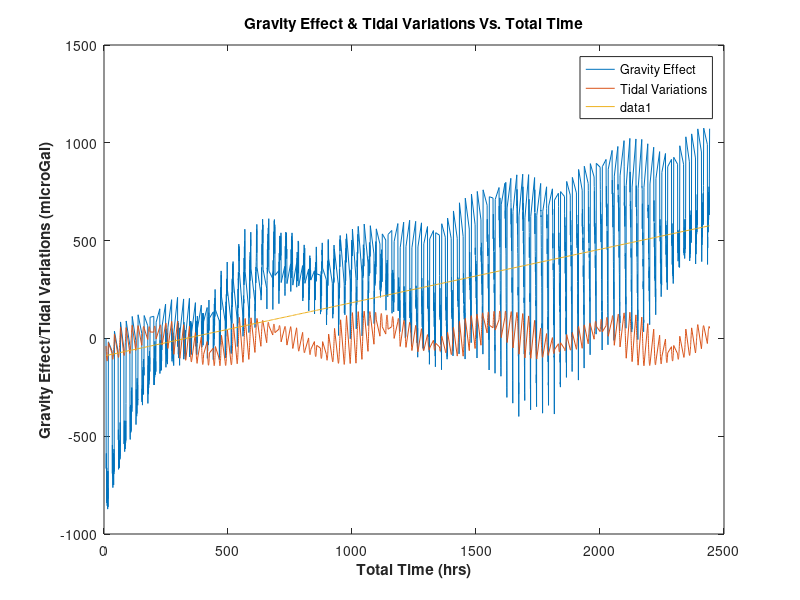
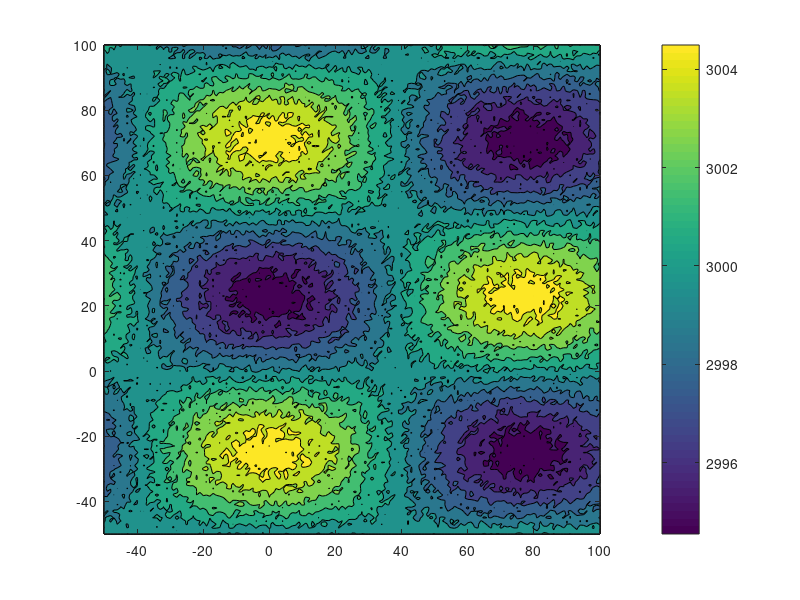

Source code (MATLAB) for these figures, in order: (Note: this script raises an error after producing the figures.)
%GOPH 547
%Ye Sun
%Safian Omar Qureshi
%ID: 10086638
%Collaberated with Tian Yu, Younghwan Ryan Ok, Ahtisham Mohummad 

clear;
clc;
load('goph_547_lab_2_data_w2017.mat')

%% Data Preperation 
% Q1 - Q7

gz_sd=grav_survey_data(:,8); %observed gravity )in microgals) 
gz_sd(1)=0; %equating g(1) to zero

total_time=grav_survey_data(:,4); %total time of g in survey

dg_tide = grav_survey_data(:,9); %tidal variations 

p=polyfit(total_time,gz_sd,1); %finding m and b values for linear equation relationship
yval=polyval(p,total_time); %making y values 


figure %plotting gravities, tide variations and linear relation
plot(total_time,gz_sd);
title('Gravity Effect & Tidal Variations Vs. Total Time','fontweight','bold')
xlabel('Total Time (hrs)','fontweight','bold')
ylabel('Gravity Effect/Tidal Variations (microGal)','fontweight','bold')
hold on;
plot(total_time,dg_tide);
legend('Gravity Effect','Tidal Variations')
hold on;
plot(total_time,yval)
%%
%Q2

max_z=max(max(Zt)); %finding min/max of Z
min_z=min(min(Zt));

figure %plot elevation change of terrain in survey region
contourf(Xt,Yt,Zt);
h_c=colorbar; %add colorbar
cmap = flipud(colormap('parula'));
colormap(cmap);
title('Contour plot for terrain survey data','fontweight','bold');
xlabel('Easting (km)','fontweight','bold'); %adding label axis title etc
ylabel('Northing (km)','fontweight','bold');
ylabel(h_c,'Elevation (m)','fontweight','bold');

z_datum=mean(Zt(:)); %datum elevation is mean elevation for bougeur, freeair
min_z=min(min(Zt));
max_z=max(max(Zt)); %finding min/max

%Q3

x=grav_survey_data(:,5); % Extracting x,y, z data
y=grav_survey_data(:,6);
z=grav_survey_data(:,7);

x_sort=[x,y,z]; % creating 3 column matrix
[x_sort,ind_sort]=sortrows(x_sort,[1,2]); % sorting the matrix

%Q4

[x_sort,ind_uniq]=unique(x_sort,'rows','legacy'); %extrating unique entries from sorted matrix earlier

%Q5

Xg=x_sort(:,1); %storing columns x_sort as three separate column vectors Xg, Yg Zg
Yg=x_sort(:,2); 
Zg=x_sort(:,3);

Ny=sqrt(size(Xg,1)); % verifying the number of grid points in lists is square number
Nx=Ny;

%Q6
Xg = reshape(Xg,Nx,Ny); %generate X, Y, Z grids similar to grids created by meshgrid
Yg = reshape(Yg,Nx,Ny);
Zg = reshape(Zg,Nx,Ny);

Xg2 = (0:50); Yg2 = (0:50); %% verify above matixes are identical to produced below
[Xg2,Yg2] = meshgrid(Xg2,Yg2); % in the workspace, if you compare Xg to Xg_2 & Yg to Yg_2, one can see they are identical. 

%%
%Q7

g_corr=gz_sd;
g_raw = g_corr;
g_raw(1)=g_corr(1);
l=length(g_raw);

for i=2:l
    g_raw(i)= g_raw(1)+g_raw(i);
end

g_raw=g_raw(ind_sort);% extracting the sorted data
g_raw=g_raw(ind_uniq);% extracting the unique data 
g_raw=reshape(g_raw,[Nx Ny]);% turning the data into a grid 

figure
contourf(Xg,Yg,g_raw);
h_c=colorbar; %add colarbar
cmap = flipud(colormap('parula'));
colormap(cmap);
title('Raw Gravity data');
xlabel('Easting (km)', 'fontweight','bold');
ylabel('Northing (km)', 'fontweight','bold');
ylabel(h_c,'Gravity (microGal)','fontweight','bold');

%% Normal Gravity Corrections
% Q8
lat=49.1286;
ge_IGF=9.7803253359;
e_const=0.00669437999013;
k_const=0.00193185265241;
rad=lat*(pi/180);
gt=ge_IGF*((1+k_const*(sin(rad))^2)/sqrt(1-e_const*(sin(rad))^2));
gt=gt*10^8;% convert from m/s2 to microGal
g_corr(1)=g_corr(1)-gt;


% Q9
g_norm=g_corr;
l=length(g_norm);

for i=2:l
    g_norm(i)= g_norm(1)+g_norm(i);
end

g_norm=g_norm(ind_sort);% extracting the sorted data
g_norm=g_norm(ind_uniq);% extracting the unique data 
g_norm=reshape(g_norm,[Nx Ny]);% turning the data into a grid 


figure
contourf(Xg,Yg,g_norm);
h_c=colorbar; %add colarbar
cmap = flipud(colormap('parula'));
colormap(cmap);
title('Theoritical Gravity Corrected Data');
ylabel('Northing (km)', 'fontweight','bold');
ylabel(h_c,'Gravity(microGal)','fontweight','bold');
xlabel('Easting (km)', 'fontweight','bold');

%% Drift Corrections
% Q10 - Q11: doing tidal drift correction and applying it as g_corr 

g_corr = g_corr - dg_tide; g_tide = g_corr;

l=length(g_tide);

for i=2:l
    g_tide(i)= g_tide(1)+g_tide(i);
end

g_tide=g_tide(ind_sort);% extracting the sorted data
g_tide=g_tide(ind_uniq);% extracting the unique data 
g_tide=reshape(g_tide,[Nx Ny]);% turning the data into a grid 

figure
contourf(Xg,Yg,g_tide);
h_c=colorbar; %add colarbar
cmap = flipud(colormap('parula'));
colormap(cmap);
title('Tidal Drift Corrected Data');
xlabel('Easting (km)', 'fontweight','bold');
ylabel('Northing (km)', 'fontweight','bold');
ylabel(h_c,'Gravity(microGal)','fontweight','bold');

%%
%Q12

i1=1; % beginning of 1st loop

for i2=1:size(gz_sd) % end of current loop
    
    if grav_survey_data(i2,1)==2
        drift=g_corr(i2);% part a:
        dt=total_time(i2)-total_time(i1);% time difference
        drift_rate=drift/dt;%part b: drift rate
        g_corr(i1+1:i2-1)=g_corr(i1+1:i2-1)-drift_rate*(total_time(i1+1:i2-1)-total_time(i1));%part c: correcting for instrument drift
        g_corr(i2:end)=g_corr(i2:end)-drift;
    end
    
    if i2>1 && grav_survey_data(i2,1)==1
        i1=i2; %save index for beginning of next loop
        drift=g_corr(i1);
        g_corr(i1:end)=g_corr(i1:end)-drift;
    end
    
end

% Q13 % If one opens the workspace for g_corr they can see that g_corr==0
% for all points where base_point==1 or 2.
l=length(g_corr);
for i=2:l
    g_corr(i)= g_corr(1)+g_corr(i);
end
   
figure
plot(total_time,g_corr);
xlabel('Total Time (hrs)','fontweight','bold')
ylabel('Corrected Gravity Effect (microGal)','fontweight','bold')
title('Corrected Gravity Effect Vs. Total Time','fontweight','bold')
    
%%        
% Q14:
g_corr=g_corr(ind_sort);% extracting the sorted data
g_corr=g_corr(ind_uniq);% extracting the unique data
g_corr=reshape(g_corr, [Nx Ny]);

g_drift=g_corr;

figure
contourf(Xg,Yg,g_drift);
h_c = colorbar;
cmap = flipud(colormap('parula'));
colormap(cmap);
title('All time dependent Corrections Applied');
ylabel('Northing (km)', 'fontweight','bold');
ylabel(h_c,'Gravity(microGal)','fontweight','bold');
xlabel('Easting (km)', 'fontweight','bold');

%% Elevation & Terrain Corrections
% Q15: Free air correction

for i=1:numel(g_corr)
    dz(i)=Zg(i)-z_datum;
    dg_FA(i)=-0.3086*1000*dz(i); %x1000 since our data is in km and formula for meter
    g_corr(i)=g_corr(i)+dg_FA(i);
end

% Q16: plotting free air correct data
g_FA=g_corr;

figure
contourf(Xg,Yg,g_FA);
h_c = colorbar;
cmap = flipud(colormap('parula'));
colormap(cmap);
title('Free Air Corrected Data');
ylabel('Northing (km)', 'fontweight','bold');
ylabel(h_c,'Gravity(microGal)','fontweight','bold');
xlabel('Easting (km)', 'fontweight','bold');

% Q17: Bouguer plate correction
for i=1:numel(g_corr)
    dz(i)=Zg(i)-z_datum;
    rho=2.65;
    dg_BP(i)=0.04193*rho*1000*dz(i); %x1000 since our data is in km and formula for meter
    g_corr(i)=g_corr(i)+dg_BP(i);
end

% Q18: Plotting Bouguer plate correction
g_elev=g_corr;

figure
contourf(Xg,Yg,g_elev);
h_c=colorbar; %add colarbar
cmap = flipud(colormap('parula'));
colormap(cmap);
title('Elevation Corrections Applied');
ylabel('Northing (km)', 'fontweight','bold');
ylabel(h_c,'Gravity(microGal)','fontweight','bold');
xlabel('Easting (km)', 'fontweight','bold');

%% 
%Q19

dg_terr=zeros(size(g_corr),'like',g_corr);% initilizing terrain correction array to zeros and same dimensions as g_corr

dx=1000;
dy=dx;
dA=dx^2;
n=size(dg_terr,1);
n2=size(Zt,1);

for i=1:n
    for j=1:n
        xi=[Xg(i,j)*1000,Yg(i,j)*1000,z_datum]; %part a
        for i2=1:n2
            for j2=1:n2
                xm=[Xt(i2,j2)*1000,Yt(i2,j2)*1000,(Zt(i2,j2)-z_datum)*0.5];% part b:i
                dm=(Zt(i2,j2)-z_datum)*rho*1000*dA;% part b:ii
                grav_eff=grav_eff_point(xi,xm,dm);%part b:iii
                dg_terr(i,j)=dg_terr(i,j)+abs(grav_eff); % part b:iv partial
            end
        end
    end
end

% part b:iv partial increment current value by absolute gravity effect
inc_dg_terr=abs(dg_terr)*10^8;
dg_terr=dg_terr+inc_dg_terr;

% Q20:
g_corr=g_corr+dg_terr;
g_terr=g_corr;

figure
contourf(Xg,Yg,g_terr);
h_c=colorbar; %add colarbar
cmap = flipud(colormap('parula'));
colormap(cmap);
title('Terrain Corrections Applied');
ylabel('Northing (km)', 'fontweight','bold');
ylabel(h_c,'Gravity(microGal)','fontweight','bold');
xlabel('Easting (km)', 'fontweight','bold');

%%
%Q21: eliminate regional variations
dx=1000; %recreated these variables here because it takes a long time to run terrain corrections, needed for derivatives 
dy=dx;
N=size(g_corr,1);
M=N;
tot_g_corr=sum(sum(g_corr));
dg_rgn1=tot_g_corr/(N*M);

g_corr=g_corr-dg_rgn1;
g_anom=g_corr;

figure
contourf(Xg,Yg,g_anom);
h_c=colorbar; %add colarbar
cmap = flipud(colormap('parula'));
colormap(cmap);
title('Regional Corrections Applied');
ylabel('Northing (km)', 'fontweight','bold');
ylabel(h_c,'Gravity(microGal)','fontweight','bold');
xlabel('Easting (km)', 'fontweight','bold');

%% 1st and 2nd derivatives
%for this part I am not too confident of my answers, the figures produced
%dont seem to be correct. Worked with Ryan Younghwan Ok and Tian Yu 

% finding the lateral extent of the anomalies

dg_dx = zeros(Nx); dg_dy = dg_dx; dg_dx_2 = dg_dy; dg_dy_2 = dg_dx_2;

g_z = g_corr;

for i = 2:Nx-1
    for j = 2:Nx-1
        dg_dx(i,j) = (g_z(i,j)-g_z(i,j-1))/dx;
        dg_dy(i,j) = (g_z(i,j)-g_z(i-1,j))/dy;
    end
end

% find second derivative in x and y directions to use Laplace's equation to
% find second vertical derivative

for i = 2:Nx-1
    for j = 2:Nx-1
        dg_dy_2(i,j) = (g_z(i+1,j)-2*g_z(i,j)+g_z(i-1,j))/dy^2;
        dg_dx_2(i,j) = (g_z(i,j+1)-2*g_z(i,j)+g_z(i,j-1))/dx^2;
    end
end

% Enhance near surface effects using the second vertical derivative
dg_dz_2 = -(dg_dx_2 + dg_dy_2);

mindg_dz = min(min(dg_dz_2));
maxdg_dz = max(max(dg_dz_2));


mindg_dx = min(min(dg_dx));
maxdg_dx = max(max(dg_dx));

mindg_dy = min(min(dg_dy));
maxdg_dy = max(max(dg_dy));

figure(12);
contourf(Xg,Yg,dg_dx);
h = colorbar;
cmap = flipud(colormap('parula'));
colormap(cmap);
title('1^{st} derivative of gravity in x direction');
xlabel('Easting (km)'); ylabel('Northing (km)'); ylabel(h,'\muGal/m');
caxis([mindg_dx,maxdg_dx]);
axis equal; 
figure(13);
contourf(Xg,Yg,dg_dy);
h = colorbar;
cmap = flipud(colormap('parula'));
colormap(cmap);
title('1^{st} derivative of gravity in y direction');
xlabel('Easting (km)'); ylabel('Northing (km)'); ylabel(h,'\muGal/m');
caxis([mindg_dy,maxdg_dy]);
axis equal;

figure(14);
contourf(Xg,Yg,dg_dz_2);
h = colorbar;
cmap = flipud(colormap('parula'));
colormap(cmap);
title('2^{nd} derivative of gravity in vertical direction');
xlabel('Easting (km)'); ylabel('Northing (km)'); ylabel(h,'\muGal/m^2');
caxis([mindg_dz,maxdg_dz]);
axis equal;



%% Excess mass calculation
g_z = g_corr * 10^-8;
G=6.674*10^(-11)
avg_g = 0;

for j = 6:26
    for i = 26:41
        avg_g = avg_g + (g_z(i,j)+g_z(i+1,j)+g_z(i+1,j+1)+g_z(i,j+1))/4;
    end
end

Mass = dA * avg_g / (2*pi*G); disp(['Mass of  anomaly ' num2str(Mass) ,' kg']);